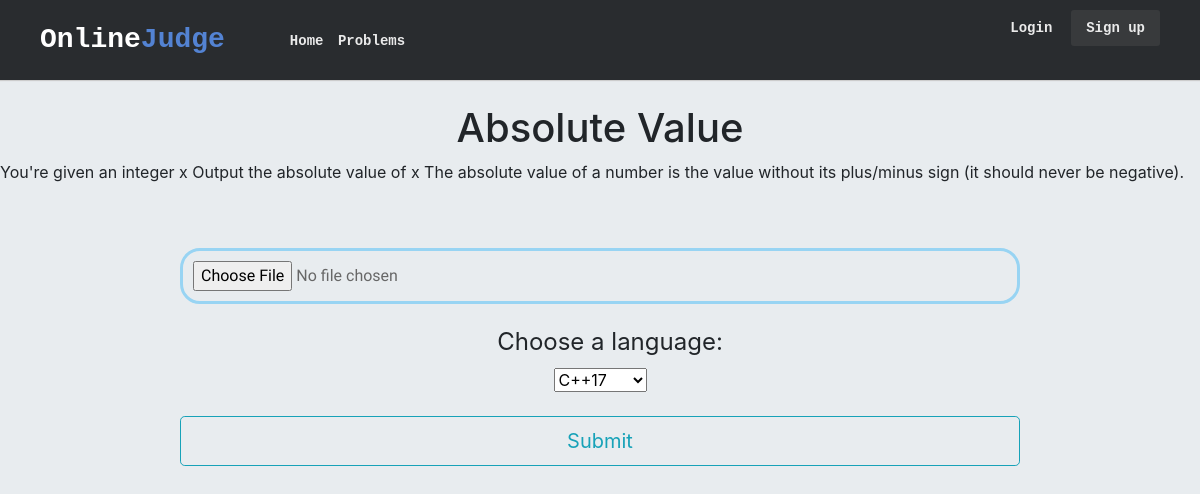
Screenshot of /judge/problems/2/ with the database file from the repository.
### judge/models.py (models this page shows)
class Problem(models.Model):
    problemId = models.IntegerField()
    problemName = models.CharField(max_length=100)
    problemText = models.TextField()
    difficulty = models.CharField(max_length=15)
    solveCount = models.IntegerField()
    score = models.FloatField()

### judge/views.py (the view)
# urls.py: path('problems/<int:problemId>/', views.detail, name='detail'),
def detail(request, problemId):
    problem = get_object_or_404(Problem, pk=problemId)
    return render(request, 'judge/detail.html', {'problem': problem})

### judge/templates/judge/detail.html (shortened to what this page needs)
{% load static %}
<html lang="en">
<head>
    <link rel="stylesheet" href="https://use.fontawesome.com/releases/v5.6.3/css/all.css"
>
    <link rel="stylesheet" href="https://stackpath.bootstrapcdn.com/bootstrap/4.2.1/css/bootstrap.min.css"
>
    <link rel="stylesheet" type="text/css" href="{% static 'judge/css/styles.css' %}">
</head>
<body>
    <header class="oj-header">
        <div class="oj-header-limiter">
            <h1><a href="{% url 'index' %}">Online<span>Judge</span></a></h1>
            <nav>
                <a href="{% url 'index' %}">Home</a>
                <a href="{% url 'problem' %}">Problems</a>
            </nav>
            <ul>
                <li><a href="/login" class="lightbox_trigger">Login</a></li>
                <li><a href="/register" class="lightbox_trigger">Sign up</a></li>
            </ul>
        </div>
    </header>
    <br>
    <h1 align="center">{{problem.problemName}}</h1>
    <p>{{problem.problemText}}</p>
    <br>
    <form enctype="multipart/form-data" action="{% url 'submit' problem.id %}" method="POST">
        <div align="center"><br>
            <input type="FILE" name="solution" id="solution" style="width:70%" required>
            <label for="lang">Choose a language:</label>
            <select name="lang" id="lang">
                <option value="cpp">C++17</option>
            </select>
            <br><br>
            <button type="submit" class="btn btn-outline-info btn-lg" style="height: 50px; width: 70% ">Submit</button>
        </div>
    </form>
</body>
</html>

### judge/static/judge/css/styles.css (style rules this page uses)
body { background-color: #E8ECEF; }
li a { color: green; }
.oj-header { background-color: #292c2f; box-shadow: 0 1px 1px #ccc; padding: 20px 40px; height: 80px; color: #ffffff; box-sizing: border-box; }
.oj-header .oj-header-limiter { max-width: 1200px; text-align: center; margin: 0 auto; }
.oj-header .oj-header-limiter h1 { float: left; font: normal 28px Cookie, Arial, Helvetica, sans-serif; line-height: 40px; margin: 0; }
.oj-header .oj-header-limiter h1 span { color: #5383d3; }
.oj-header .oj-header-limiter a { color: #ffffff; text-decoration: none; }
.oj-header .oj-header-limiter nav { font: 16px Arial, Helvetica, sans-serif; line-height: 40px; float: left; margin: 0 0 0 60px; padding: 0; }
.oj-header .oj-header-limiter nav a { font-size: 14px; display: inline-block; padding: 0 5px; opacity: 0.9; text-decoration: none; line-height: 1; }
.oj-header .oj-header-limiter ul { font: 14px Arial, Helvetica, sans-serif; list-style: none; line-height: 1; float: right; }
.oj-header .oj-header-limiter ul li { display: inline-block; margin-left: 15px; opacity: 0.9; }
.oj-header .oj-header-limiter ul li:last-child a { font-weight: bold; background-color: #3a3c3e; padding: 10px 15px; border-radius: 3px; }
body { margin: 0; padding: 0; }
label, input, textarea { display: block; }
input, textarea { width: 75%; border: none; border-radius: 20px; outline: none; padding: 10px; font-family: 'Sniglet', cursive; font-size: 1em; color: #676767; transition: border 0.5s; -webkit-transition: border 0.5s; -moz-transition: border 0.5s; -o-transition: border 0.5s; border: solid 3px #98d4f3; -webkit-box-sizing: border-box; -moz-box-sizing: border-box; box-sizing: border-box; }
label { font-size: 1.5em; margin-top: 20px; padding-left: 20px; }
a:link { color: black; font-family: Courier; font-weight: bold; text-decoration: none; }

### rows the page displays
Problem: problemName "Absolute Value", problemText "You're given an integer x Output the absolute value of x The absolute value of a number is the value without its plus/minus sign (it should never be negative)."
